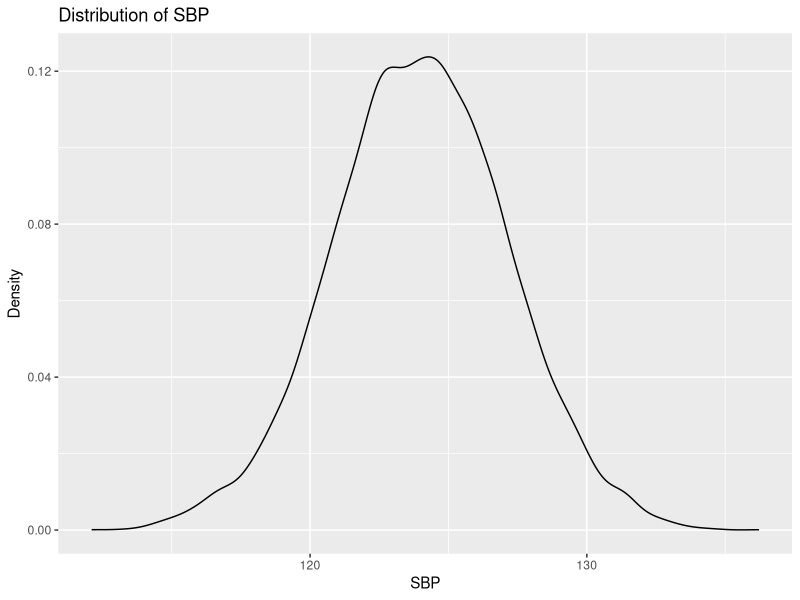
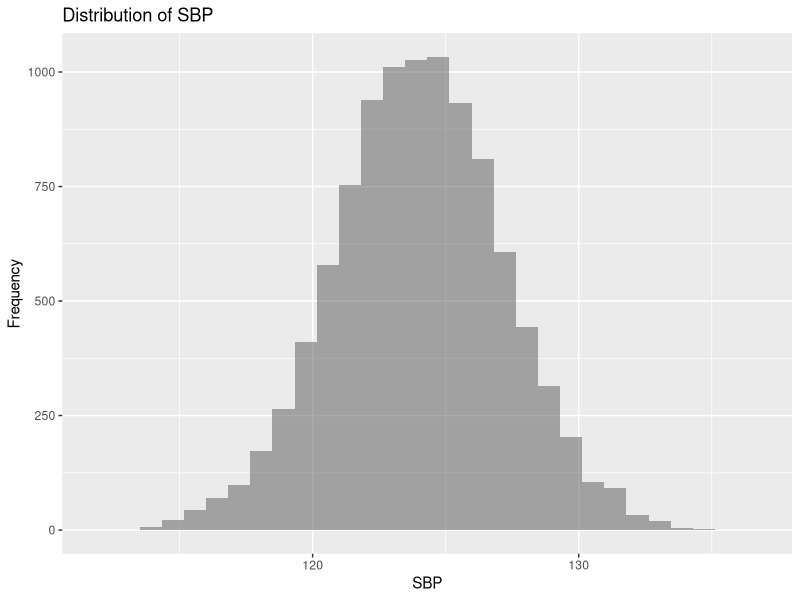
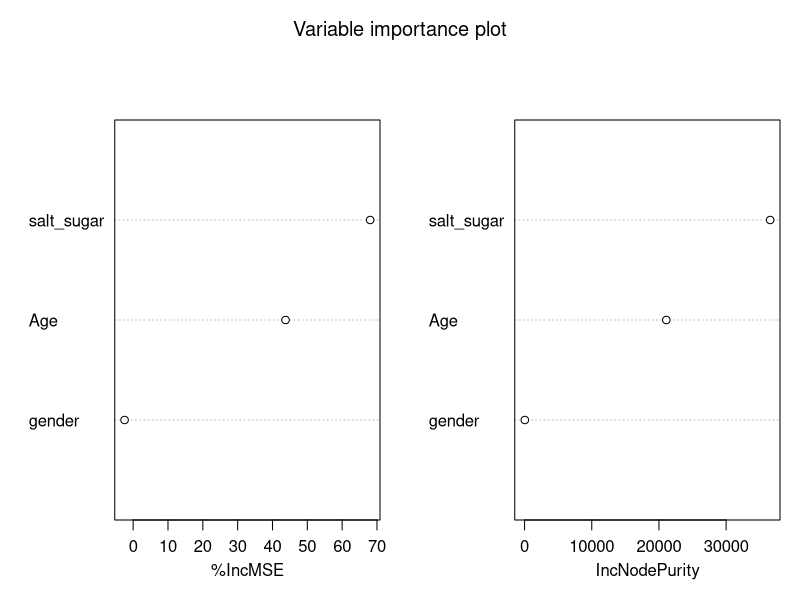
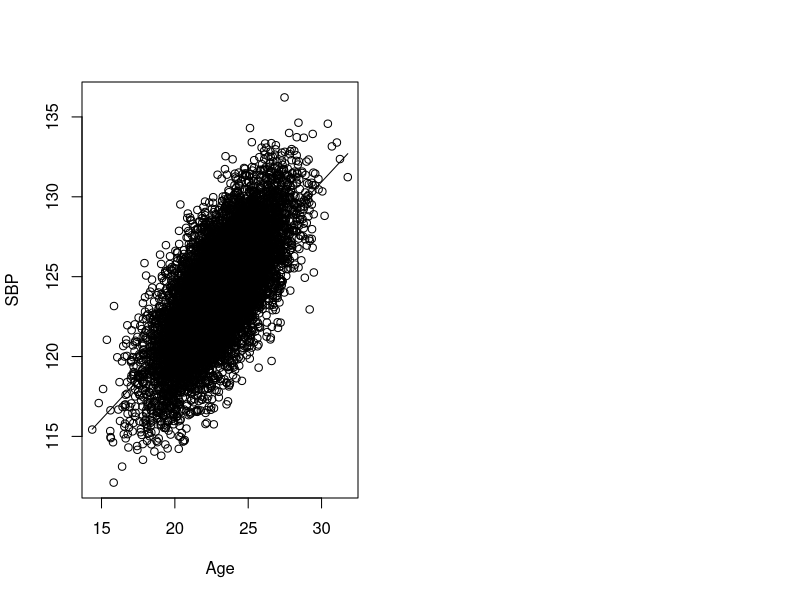
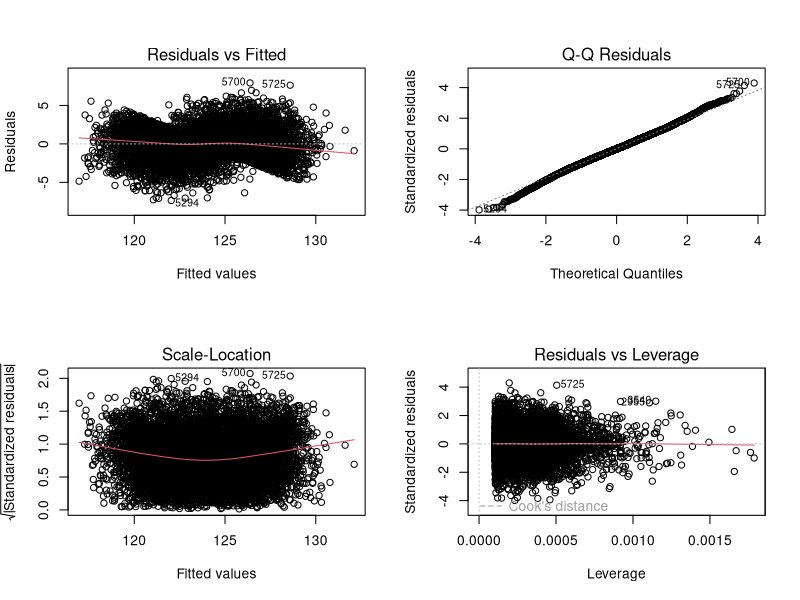
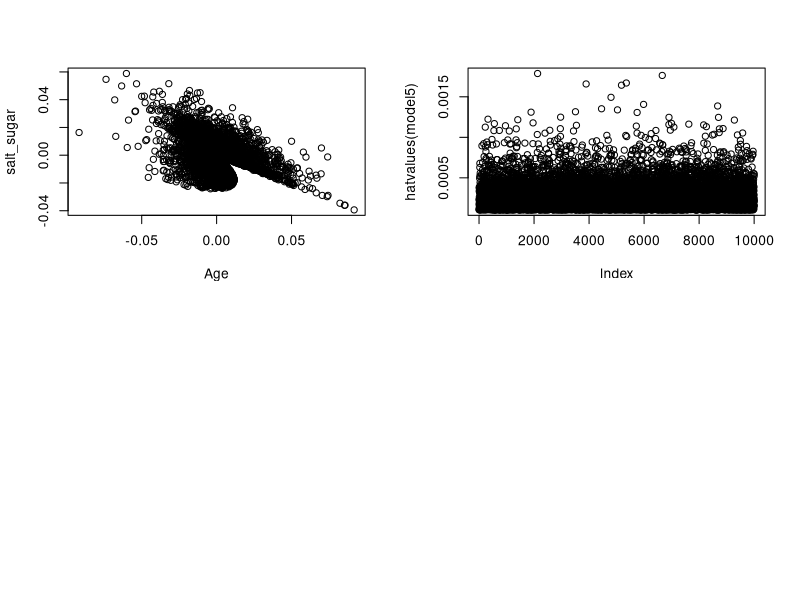

Recreate these plots in R, in order. (Note: this script raises an error after producing the figures.)

####--------Generating the blood pressure data : SBP-systolic blood pressure:
###salt_sugar- salt and or sugar intake

library(mvtnorm)
set.seed(100)

#SBP-- Normal (124,10) &&& Age-- Normal (23,5)

###Simulating SBP and Age simultaneously:
data<- rmvnorm(n=10000,mean=c(23,124),sigma=matrix(c(5,0.7*sqrt(50),0.7*sqrt(50),10),2,2)) 
colnames(data)<-c("Age","SBP")
data<-data.frame(data)


###simulating Salt_sugar-- intake : 1-8 spoons
data$salt_sugar<-NULL
data$salt_sugar[data$SBP>mean(data$SBP)]<-sample(5:8)
data$salt_sugar[is.na(data$salt_sugar)]<-sample(1:4)
###Gender::
data$gender<-sample(1:2)
data$gender<-factor(data$gender,levels=1:2,labels=c("Male","Female"))

###Plotting histogram and density plots
par(mfrow=c(1,2))
library(ggplot2)
qplot(SBP, data=data, geom="density", alpha=I(.5), main="Distribution of SBP", xlab="SBP", 
      ylab="Density")

qplot(SBP, data=data, geom="histogram", alpha=I(.5), main="Distribution of SBP", xlab="SBP", 
      ylab="Frequency")

####Random forest

library(randomForest)

rf <- randomForest(SBP ~ ., data=data, ntree=1000,keep.forest=FALSE, importance=TRUE)
varImpPlot(rf,main="Variable importance plot")

###Average of SBP by Age
mean.SBP.age<-with(data,tapply(SBP,Age,mean))
mean.data<-cbind(names(mean.SBP.age),mean.SBP.age)
colnames(mean.data)<-c("Age","SBP")
mean.data<-data.frame(mean.data)

##Converting Age and SBP into numeric
mean.data$Age<-as.numeric(as.character(mean.data$Age))
mean.data$SBP<-as.numeric(as.character(mean.data$SBP))

###scatter plot: with trend plotted:
with(mean.data,plot(Age,SBP))
fitted.SBP<-with(mean.data,fitted(lm(SBP~Age)))
with(mean.data,lines(Age,fitted.SBP,type="l",xlab="Age",ylab="SBP"))



####Modelling:

model1<-with(data,lm(SBP~Age))
AIC(model1)
model2<-with(data,lm(SBP~gender))
AIC(model2)
model3<-with(data,lm(SBP~salt_sugar))
AIC(model3)
model4<-with(data,lm(SBP~Age+gender))

AIC(model4)
model5<-with(data,lm(SBP~Age+salt_sugar))

AIC(model5)
model6<-with(data,lm(SBP~Age+salt_sugar+gender))

AIC(model6)
model7<-with(data,lm(SBP~Age+gender+gender*Age))

AIC(model7)
model8<-with(data,lm(SBP~Age+salt_sugar+Age* salt_sugar))
AIC(model8)
model9<-with(data,lm(SBP~salt_sugar+gender+salt_sugar*gender))

AIC(model9)
model10<-with(data,lm(SBP~Age+salt_sugar+gender+gender*Age))

AIC(model10)
model11<-with(data,lm(SBP~Age+salt_sugar+gender+Age* salt_sugar))

AIC(model11)
model12<-with(data,lm(SBP~Age+salt_sugar+gender+salt_sugar*gender))

AIC(model12)
model13<-with(data,lm(SBP~Age+salt_sugar+gender+gender*Age+Age* salt_sugar))

AIC(model13)
model14<-with(data,lm(SBP~Age+salt_sugar+gender+gender*Age+salt_sugar*gender))

AIC(model14)
model15<-with(data,lm(SBP~Age+salt_sugar+gender+gender*Age+salt_sugar*gender))

AIC(model15)


###Obtaining model coefficients

summary(model5)

###Examining model diagnostics:
par(mfrow=c(2,2))
plot(model5)

####Other diagnostics:
model.dfbetas<-dfbetas(model5)
plot(model.dfbetas[,c(2,3)])

plot(hatvalues(model5))
abline(h=c(2,3)*3/length(data),lty=2)


library(car)
# Assessing Outliers
outlierTest(model5) # Bonferonni p-value for most extreme obs
qqPlot(model5, main="QQ Plot") #qq plot for studentized resid 
leveragePlots(model5) # leverage plots


# Influential Observations
# added variable plots 
av.Plots(model5)
# Cook's D plot
# identify D values > 4/(n-k-1) 
cutoff <- 4/((nrow(data)-length(model5$coefficients)-2)) 
plot(model5, which=4, cook.levels=cutoff)
# Influence Plot 
influencePlot(model5,   id.method="identify", main="Influence Plot", sub="Circle size is proportial to Cook's Distance" )


###
# Evaluate Collinearity
vif(model5) # variance inflation factors 
sqrt(vif(model5)) > 2 # problem?

# Test for Autocorrelated Errors
durbinWatsonTest(model5)


#####---------Performing Likelihood Ratio Test
library(lmtest)
lrtest(model5,model8)

###Interaction in logistic regression:

data.logistic = data.frame(gender=rep(c("Male","Female"),c(6,6)), dept=rep(LETTERS[1:6],2),yes=c(512,353,120,138,53,22,89,17,202,131,94,24),no=c(313,207,205,279,138,351,19,8,391,244,299,317))

mod.form = "cbind(yes,no) ~ gender * dept"
glm.out = glm(mod.form, family=binomial(logit), data=data.logistic )

summary(glm.out)

###Visualising the odds::
exp(coef(glm.out))



